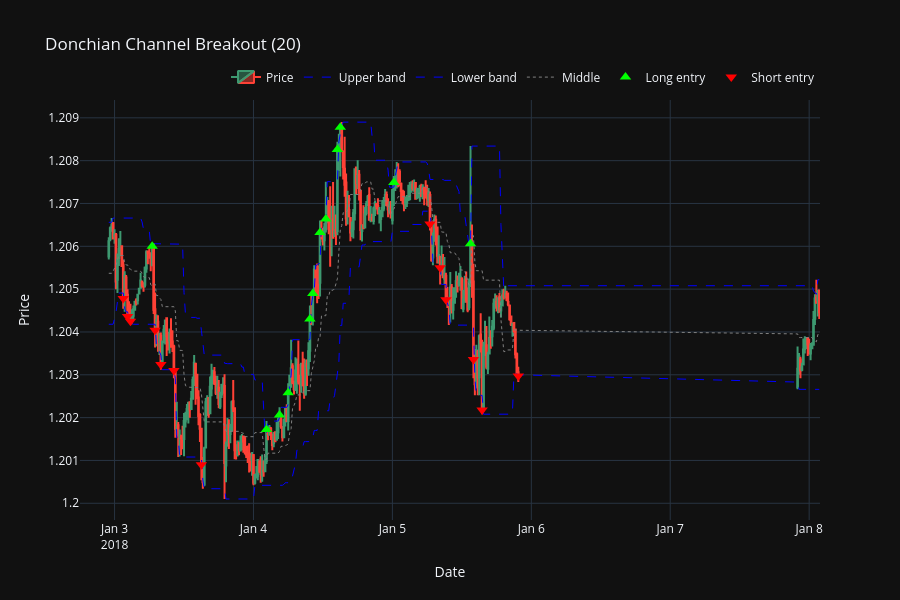

Notebook source saved alongside this figure:
### Code cell
dcb=DonchianChannelBreakout(data, period=20)
dcb.plot(100,400)

### Figure 1 — Plotly figure (JSON) as saved in the notebook; plotly's stock layout.template omitted (floating-point values rounded to 4 significant figures; data arrays with more than 128 entries replaced by an {"elided": "..."} marker saying what was removed)
{"data": [{"close": {"elided": "300 float values"}, "high": {"elided": "300 float values"}, "low": {"elided": "300 float values"}, "name": "Price", "open": {"elided": "300 float values"}, "type": "candlestick", "x": {"elided": "300 str values"}}, {"line": {"color": "blue", "dash": "dash", "width": 1}, "mode": "lines", "name": "Upper band", "type": "scatter", "x": {"elided": "300 str values"}, "y": {"elided": "300 float values"}}, {"line": {"color": "blue", "dash": "dash", "width": 1}, "mode": "lines", "name": "Lower band", "type": "scatter", "x": {"elided": "300 str values"}, "y": {"elided": "300 float values"}}, {"line": {"color": "gray", "dash": "dot", "width": 1}, "mode": "lines", "name": "Middle", "type": "scatter", "x": {"elided": "300 str values"}, "y": {"elided": "300 float values"}}, {"marker": {"color": "lime", "size": 10, "symbol": "triangle-up"}, "mode": "markers", "name": "Long entry", "type": "scatter", "x": ["2018-01-03T06:30:00.000000", "2018-01-04T02:15:00.000000", "2018-01-04T04:30:00.000000", "2018-01-04T06:00:00.000000", "2018-01-04T09:45:00.000000", "2018-01-04T10:15:00.000000", "2018-01-04T11:30:00.000000", "2018-01-04T12:30:00.000000", "2018-01-04T14:30:00.000000", "2018-01-04T15:00:00.000000", "2018-01-05T00:15:00.000000", "2018-01-05T13:30:00.000000"], "y": [1.206, 1.202, 1.202, 1.203, 1.204, 1.205, 1.206, 1.207, 1.208, 1.209, 1.207, 1.206]}, {"marker": {"color": "red", "size": 10, "symbol": "triangle-down"}, "mode": "markers", "name": "Short entry", "type": "scatter", "x": ["2018-01-03T01:30:00.000000", "2018-01-03T02:15:00.000000", "2018-01-03T02:45:00.000000", "2018-01-03T07:00:00.000000", "2018-01-03T08:00:00.000000", "2018-01-03T10:15:00.000000", "2018-01-03T15:00:00.000000", "2018-01-05T06:30:00.000000", "2018-01-05T08:15:00.000000", "2018-01-05T09:15:00.000000", "2018-01-05T14:00:00.000000", "2018-01-05T15:30:00.000000", "2018-01-05T21:45:00.000000"], "y": [1.205, 1.204, 1.204, 1.204, 1.203, 1.203, 1.201, 1.207, 1.206, 1.205, 1.203, 1.202, 1.203]}], "layout": {"height": 600, "hovermode": "x unified", "legend": {"orientation": "h", "x": 1, "xanchor": "right", "y": 1.02, "yanchor": "bottom"}, "title": {"text": "Donchian Channel Breakout (20)"}, "xaxis": {"rangeslider": {"visible": false}, "title": {"text": "Date"}}, "yaxis": {"title": {"text": "Price"}}}}
